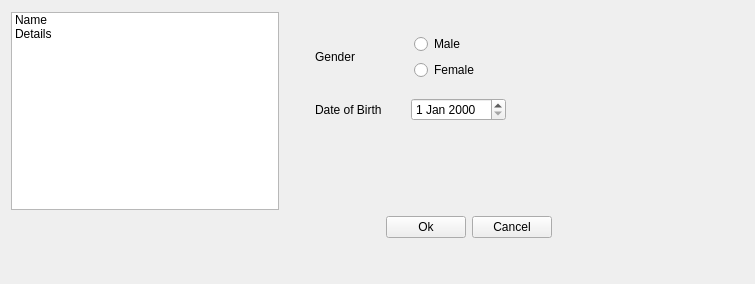
<?xml version="1.0" encoding="UTF-8"?>
<ui version="4.0">
 <class>Form</class>
 <widget class="QWidget" name="Form">
  <property name="geometry">
   <rect>
    <x>0</x>
    <y>0</y>
    <width>755</width>
    <height>284</height>
   </rect>
  </property>
  <property name="windowTitle">
   <string>Form</string>
  </property>
  <widget class="QWidget" name="">
   <property name="geometry">
    <rect>
     <x>11</x>
     <y>12</y>
     <width>541</width>
     <height>226</height>
    </rect>
   </property>
   <layout class="QVBoxLayout" name="verticalLayout_5">
    <item>
     <layout class="QHBoxLayout" name="horizontalLayout_4">
      <item>
       <widget class="QListWidget" name="listWidget">
        <property name="sizePolicy">
         <sizepolicy hsizetype="MinimumExpanding" vsizetype="Expanding">
          <horstretch>0</horstretch>
          <verstretch>0</verstretch>
         </sizepolicy>
        </property>
        <item>
         <property name="text">
          <string>Name</string>
         </property>
        </item>
        <item>
         <property name="text">
          <string>Details</string>
         </property>
        </item>
       </widget>
      </item>
      <item>
       <widget class="QStackedWidget" name="stackedWidget">
        <property name="sizePolicy">
         <sizepolicy hsizetype="MinimumExpanding" vsizetype="Preferred">
          <horstretch>0</horstretch>
          <verstretch>0</verstretch>
         </sizepolicy>
        </property>
        <property name="currentIndex">
         <number>1</number>
        </property>
        <widget class="QWidget" name="page">
         <widget class="QWidget" name="">
          <property name="geometry">
           <rect>
            <x>2</x>
            <y>30</y>
            <width>231</width>
            <height>101</height>
           </rect>
          </property>
          <layout class="QHBoxLayout" name="horizontalLayout">
           <item>
            <layout class="QVBoxLayout" name="verticalLayout">
             <item>
              <widget class="QLabel" name="label">
               <property name="sizePolicy">
                <sizepolicy hsizetype="Preferred" vsizetype="Expanding">
                 <horstretch>0</horstretch>
                 <verstretch>0</verstretch>
                </sizepolicy>
               </property>
               <property name="text">
                <string>Title</string>
               </property>
              </widget>
             </item>
             <item>
              <widget class="QLabel" name="label_2">
               <property name="sizePolicy">
                <sizepolicy hsizetype="Preferred" vsizetype="Expanding">
                 <horstretch>0</horstretch>
                 <verstretch>0</verstretch>
                </sizepolicy>
               </property>
               <property name="text">
                <string>Surname</string>
               </property>
              </widget>
             </item>
             <item>
              <widget class="QLabel" name="label_3">
               <property name="sizePolicy">
                <sizepolicy hsizetype="Preferred" vsizetype="Expanding">
                 <horstretch>0</horstretch>
                 <verstretch>0</verstretch>
                </sizepolicy>
               </property>
               <property name="text">
                <string>Family Name</string>
               </property>
              </widget>
             </item>
            </layout>
           </item>
           <item>
            <layout class="QVBoxLayout" name="verticalLayout_2">
             <item>
              <widget class="QLineEdit" name="lineEdit">
               <property name="sizePolicy">
                <sizepolicy hsizetype="Expanding" vsizetype="Expanding">
                 <horstretch>0</horstretch>
                 <verstretch>0</verstretch>
                </sizepolicy>
               </property>
              </widget>
             </item>
             <item>
              <widget class="QLineEdit" name="lineEdit_3">
               <property name="sizePolicy">
                <sizepolicy hsizetype="Expanding" vsizetype="Expanding">
                 <horstretch>0</horstretch>
                 <verstretch>0</verstretch>
                </sizepolicy>
               </property>
              </widget>
             </item>
             <item>
              <widget class="QLineEdit" name="lineEdit_2">
               <property name="sizePolicy">
                <sizepolicy hsizetype="Expanding" vsizetype="Expanding">
                 <horstretch>0</horstretch>
                 <verstretch>0</verstretch>
                </sizepolicy>
               </property>
              </widget>
             </item>
            </layout>
           </item>
          </layout>
         </widget>
        </widget>
        <widget class="QWidget" name="page_2">
         <widget class="QWidget" name="">
          <property name="geometry">
           <rect>
            <x>30</x>
            <y>10</y>
            <width>191</width>
            <height>111</height>
           </rect>
          </property>
          <layout class="QVBoxLayout" name="verticalLayout_4">
           <item>
            <layout class="QHBoxLayout" name="horizontalLayout_2">
             <item>
              <widget class="QLabel" name="label_4">
               <property name="text">
                <string>Gender</string>
               </property>
              </widget>
             </item>
             <item>
              <layout class="QVBoxLayout" name="verticalLayout_3">
               <item>
                <widget class="QRadioButton" name="radioButton">
                 <property name="text">
                  <string>Male</string>
                 </property>
                </widget>
               </item>
               <item>
                <widget class="QRadioButton" name="radioButton_2">
                 <property name="text">
                  <string>Female</string>
                 </property>
                </widget>
               </item>
              </layout>
             </item>
            </layout>
           </item>
           <item>
            <layout class="QHBoxLayout" name="horizontalLayout_3">
             <item>
              <widget class="QLabel" name="label_5">
               <property name="text">
                <string>Date of Birth</string>
               </property>
              </widget>
             </item>
             <item>
              <widget class="QDateEdit" name="dateEdit"/>
             </item>
            </layout>
           </item>
          </layout>
         </widget>
        </widget>
       </widget>
      </item>
     </layout>
    </item>
    <item>
     <layout class="QHBoxLayout" name="horizontalLayout_5">
      <item>
       <spacer name="horizontalSpacer">
        <property name="orientation">
         <enum>Qt::Horizontal</enum>
        </property>
        <property name="sizeHint" stdset="0">
         <size>
          <width>40</width>
          <height>20</height>
         </size>
        </property>
       </spacer>
      </item>
      <item>
       <widget class="QPushButton" name="pushButton">
        <property name="text">
         <string>Ok</string>
        </property>
       </widget>
      </item>
      <item>
       <widget class="QPushButton" name="pushButton_2">
        <property name="text">
         <string>Cancel</string>
        </property>
       </widget>
      </item>
     </layout>
    </item>
   </layout>
  </widget>
 </widget>
 <resources/>
 <connections>
  <connection>
   <sender>listWidget</sender>
   <signal>currentRowChanged(int)</signal>
   <receiver>stackedWidget</receiver>
   <slot>setCurrentIndex(int)</slot>
   <hints>
    <hint type="sourcelabel">
     <x>27</x>
     <y>23</y>
    </hint>
    <hint type="destinationlabel">
     <x>322</x>
     <y>29</y>
    </hint>
   </hints>
  </connection>
 </connections>
</ui>
